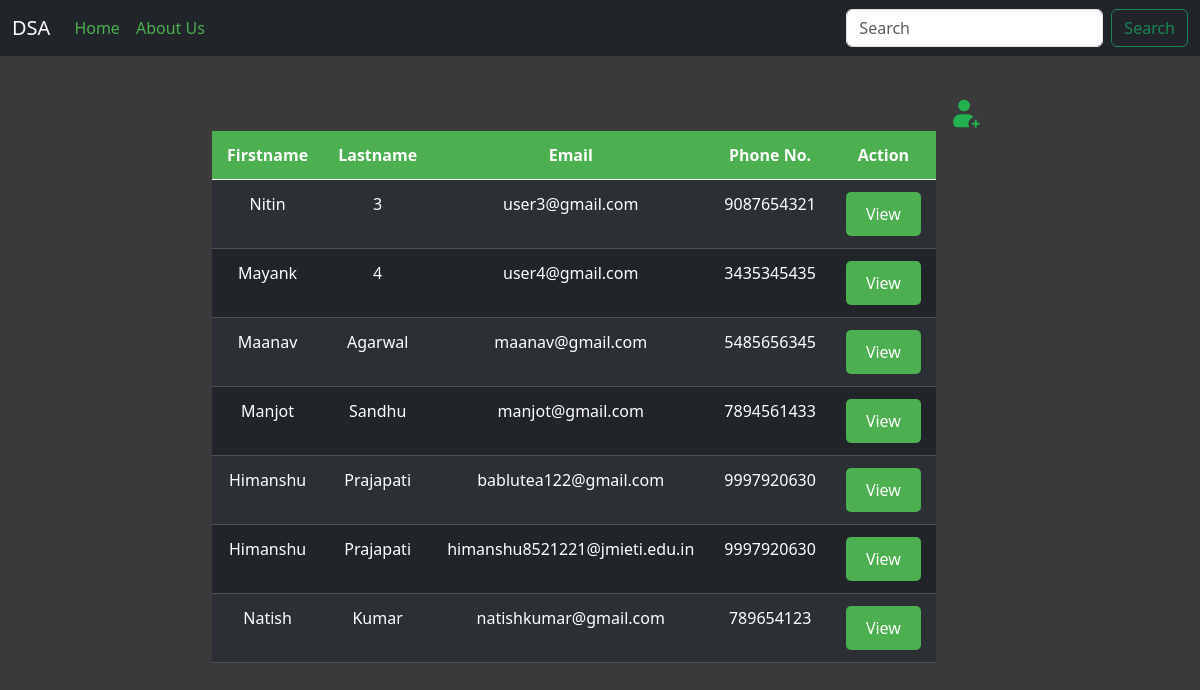
The app's page /dsa/, older data.
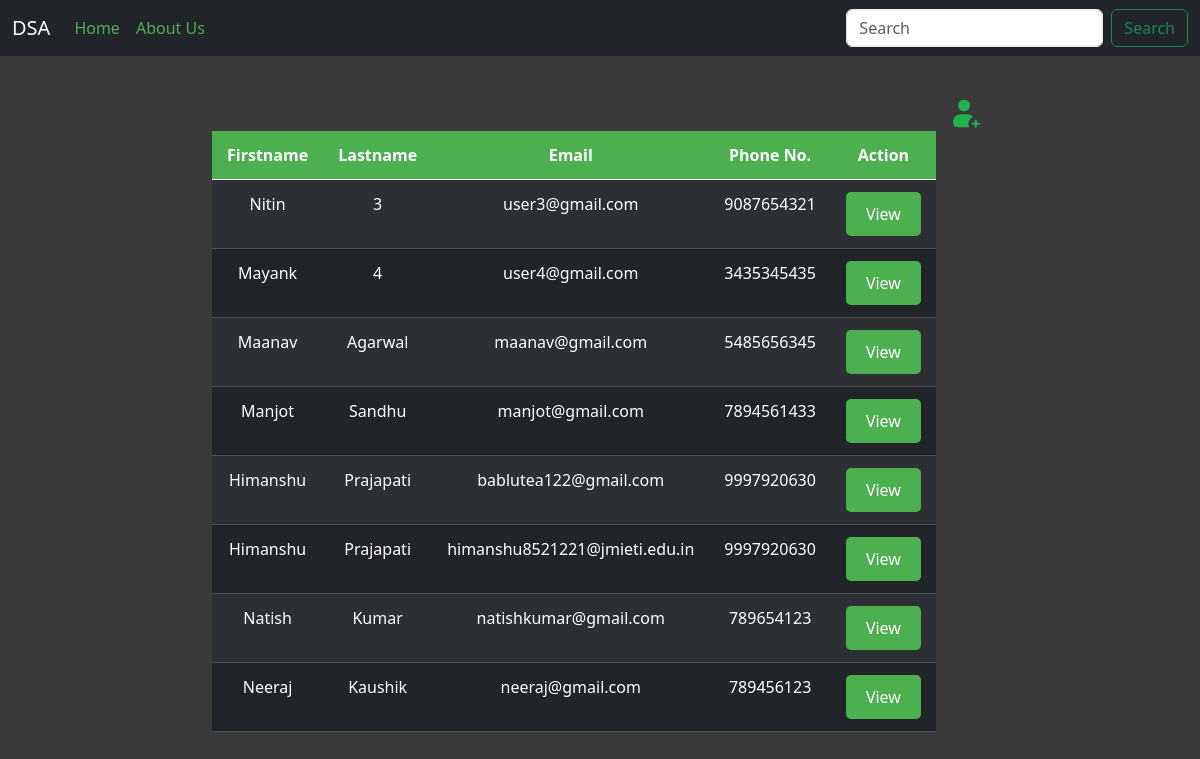
The same page, newer data.
### dsa/models.py (models this page shows, shortened)
class User(models.Model):
    First = models.CharField(max_length = 50, blank = True, null = True)
    last = models.CharField(max_length = 50, blank = True, null = True)
    email = models.EmailField(blank = True, null = True)
    phone_no = models.CharField(max_length = 50, blank = True, null = True)

### dsa/views.py (the view)
# urls.py: path("", home, name="home"),
def home(request):
    user_data = User.objects.all()
    data_send = request.session.pop('data_send', False)
    success = {"context":user_data,'data_send':data_send}
    return render(request, 'home.html',success)

### dsa/template/home.html (shortened to what this page needs)
{% extends 'base.html' %}
{% load static %}
{% block content %}
  <div class="main">
    <div class="form-bg-color">
      <div class='register-new-user' id="register-new-user"><img class="img" src="{%static 'img/addnew.png'%}" alt="add new"></div>
</div>
    <div class="container">
      <div class="users ">
        <table class="table table-dark table-striped text-align ">
          <thead>
            <tr class ='text-align'>
              <th class ='text-align' style="text-align:center;">Firstname</th>
              <th class ='text-align'>Lastname</th>
              <th class ='text-align'>Email</th>
              <th class ='text-align'>Phone No.</th>
              <th class ='text-align'>Action</th>
            </tr>
          </thead>
          <tbody>
            {% for user in context %}
              <tr class ='text-align'>
                <td class ='text-align  text-mod'>{{ user.First }}</td>
                <td class ='text-align text-mod'>{{ user.last }}</td>
                <td class ='text-align'>{{ user.email }}</td>
                <td class ='text-align'>{{ user.phone_no }}</td>
                <td class ='text-align'>
                  <a href="{% url 'user_pro' user.id %}">View</a>
                </td>
              </tr>
            {% endfor %}
          </tbody>
        </table>
      </div>
    </div>
  </div>
</div>
{% endblock %}

### dsa/template/base.html (shortened to what this page needs)
{% load static %}
<!DOCTYPE html>
<html lang="en">
  <head>
    <link href="https://cdn.jsdelivr.net/npm/bootstrap@5.0.2/dist/css/bootstrap.min.css" rel="stylesheet" />
    <link rel="stylesheet" type="text/css" href="{% static 'dsa-static/css/home.css' %}" />
    <link rel="stylesheet" type="text/css" href="{% static 'dsa-static/css/user_pro.css' %}" />
    <link rel="stylesheet" type="text/css" href="{% static 'dsa-static/css/user_code.css' %}" />
    <link href="https://cdn.jsdelivr.net/npm/bootstrap@5.3.2/dist/css/bootstrap.min.css" rel="stylesheet" />
    <link rel="stylesheet" type="text/css" href="{% static 'dsa-static/css/home.css' %}">
  </head>
  <body>
    <nav class="navbar navbar-expand-lg navbar-dark bg-dark">
      <div class="container-fluid">
        <a class="navbar-brand" href="/dsa">DSA</a>
        <div class="collapse navbar-collapse" id="navbarSupportedContent">
          <ul class="navbar-nav me-auto mb-2 mb-lg-0">
            <li class="nav-item">
              <a class="nav-link active" aria-current="page" href="/dsa" style=" color : #4CAF50;">Home</a>
            </li>
            <li class="nav-item">
              <a class="nav-link" href="/dsa/about" style="color:#4CAF50;">About Us</a>
            </li>
          </ul>
          <form class="d-flex" action="search/" method="post">
            <input class="form-control me-2" type="search" placeholder="Search" aria-label="Search" name="search" />
            <button class="btn btn-outline-success" type="submit">Search</button>
          </form>
        </div>
      </div>
    </nav>
    <div id="content">
      {% block content %}
      {% endblock %}
  </body>
</html>

### static/dsa-static/css/home.css (style rules this page uses)
body { background-color: rgb(58, 58, 58); color: #fff; }
.main { padding: 20px; }
.text-align { text-transform: sentence-case; }
.text-mod { text-transform: capitalize; }
.container { max-width: 800px; margin: 0 auto; }
.users table { width: 100%; border-collapse: collapse; }
.users th, .users td { padding: 12px 15px; text-align: center; }
.users th { background-color: #4CAF50; color: white; }
.users tbody tr:nth-child(even) { background-color: #f2f2f2; }
.users a { color: inherit; text-decoration: none; cursor: default; }
.register-new-user { margin-top: 20px; margin-left: 80%; }
.img { width: 35px; height: 35px; }

### static/dsa-static/css/user_pro.css (style rules this page uses)
body { background-color: rgb(58, 58, 58); color: #fff; }
.main { padding: 8px; }
.container { max-width: 90%; margin: 40px auto 2px auto; display: flex; }
.users { text-align: left; }
.users a { display: inline-block; padding: 10px 20px; background-color: #4CAF50; color: white; text-decoration: none; border-radius: 5px; }
.img { width: 35px; height: 35px; }

Row changes from the older to the newer data that the page shows:
added User: First "Neeraj", last "Kaushik", email "neeraj@gmail.com", phone_no "789456123"
